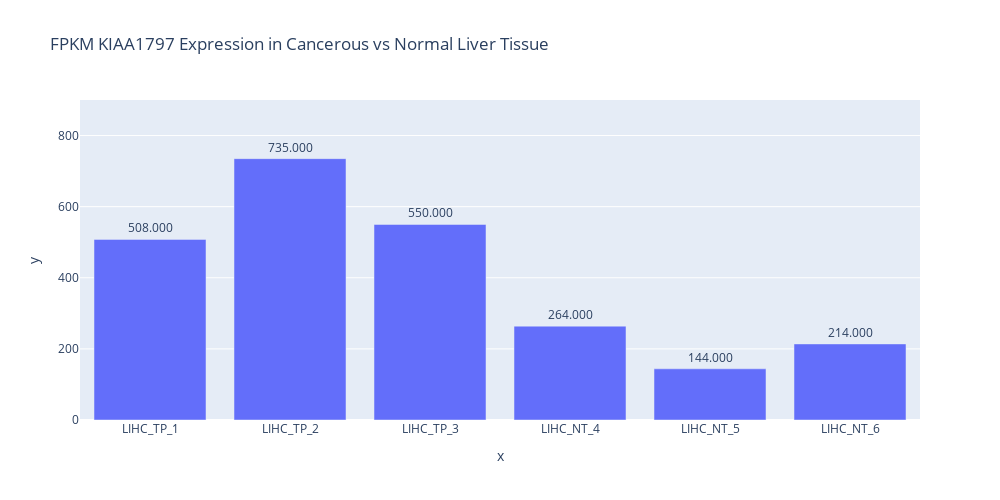

This figure's notebook cell:
### Code cell
fig = px.bar(df, 
             x = labels[:6], y = df['KIAA1797'].values[:6],
             text=df['KIAA1797'].values[:6], title='FPKM KIAA1797 Expression in Cancerous vs Normal Liver Tissue', range_y = [0, 900],
             width=1000, height=500)

fig.update_traces(texttemplate='%{text:.3f}', textposition='outside')

fig.show()

### Figure 1 — Plotly figure (JSON) as saved in the notebook; plotly's stock layout.template omitted (floating-point values rounded to 4 significant figures)
{"data": [{"alignmentgroup": "True", "hovertemplate": "x=%{x}<br>y=%{y}<br>text=%{text}<extra></extra>", "legendgroup": "", "marker": {"color": "#636efa", "pattern": {"shape": ""}}, "name": "", "offsetgroup": "", "orientation": "v", "showlegend": false, "text": [508, 735, 550, 264, 144, 214], "textposition": "outside", "texttemplate": "%{text:.3f}", "type": "bar", "x": ["LIHC_TP_1", "LIHC_TP_2", "LIHC_TP_3", "LIHC_NT_4", "LIHC_NT_5", "LIHC_NT_6"], "xaxis": "x", "y": [508, 735, 550, 264, 144, 214], "yaxis": "y"}], "layout": {"barmode": "relative", "height": 500, "legend": {"tracegroupgap": 0}, "title": {"text": "FPKM KIAA1797 Expression in Cancerous vs Normal Liver Tissue"}, "width": 1000, "xaxis": {"anchor": "y", "domain": [0, 1], "title": {"text": "x"}}, "yaxis": {"anchor": "x", "domain": [0, 1], "range": [0, 900], "title": {"text": "y"}}}}
